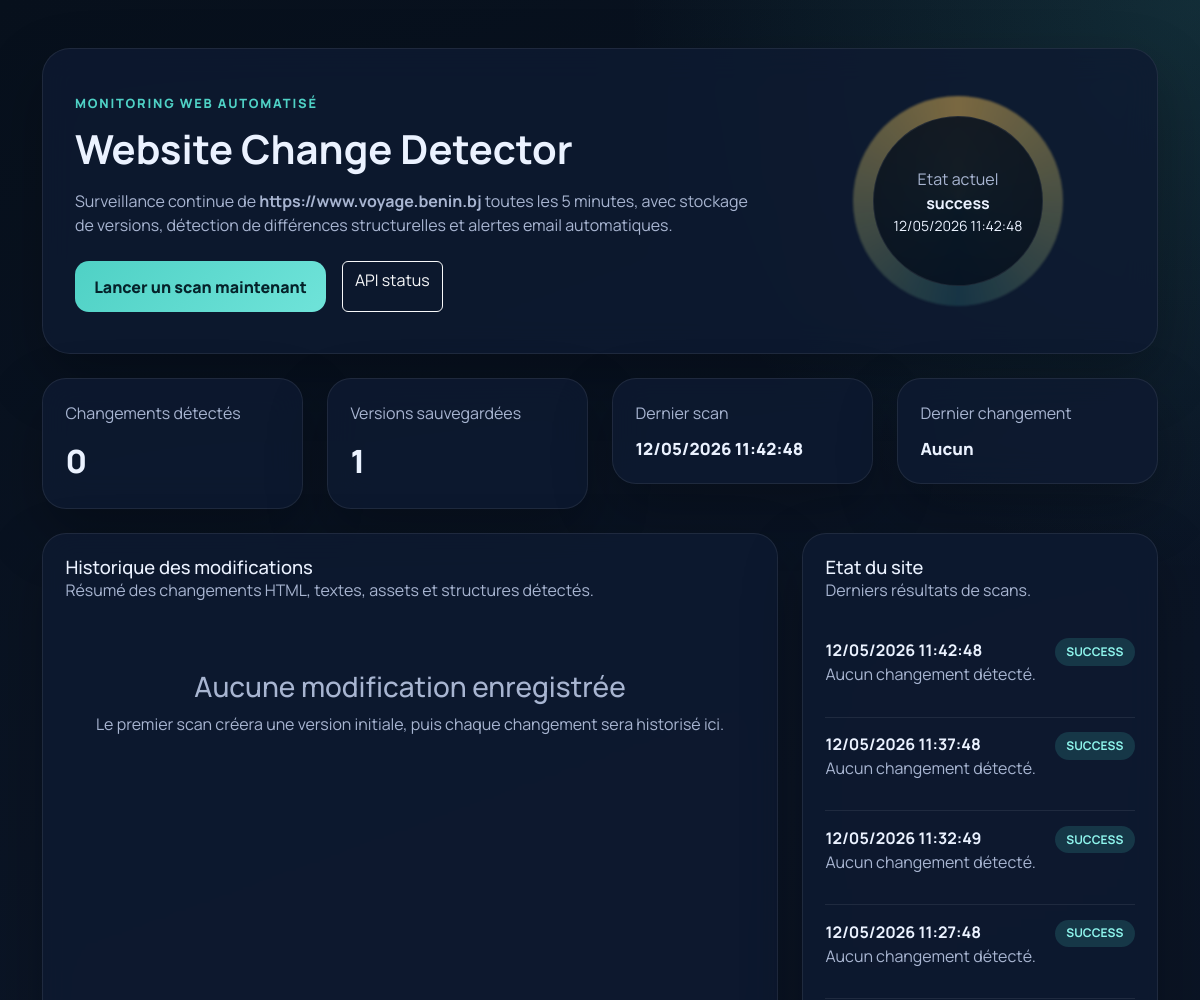
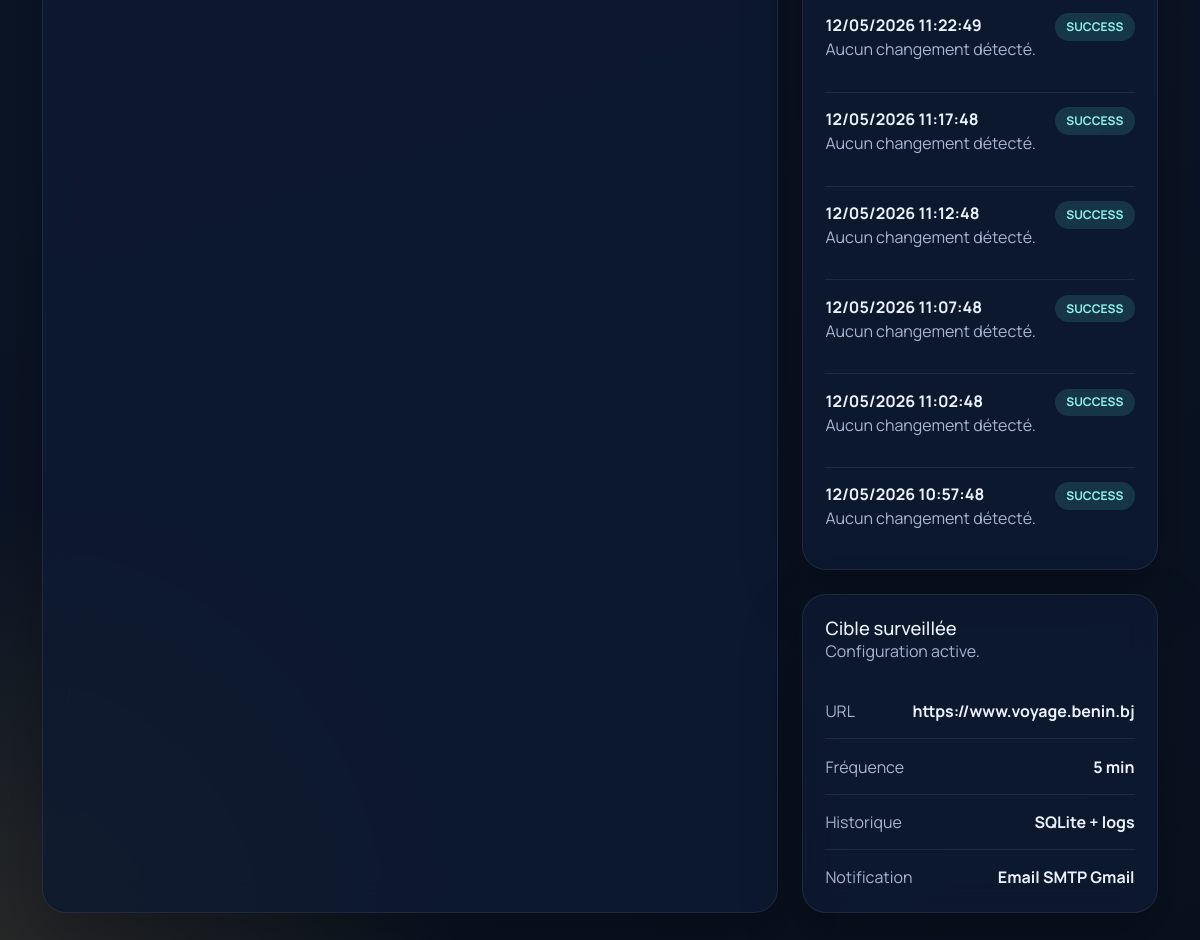
The page / on the database its author committed (2 pictures, top to bottom).
### tables this page shows
CREATE TABLE scans (
    id INTEGER PRIMARY KEY AUTOINCREMENT,
    scanned_at TEXT NOT NULL,
    url TEXT NOT NULL,
    status TEXT NOT NULL,
    message TEXT NOT NULL,
    duration_ms INTEGER NOT NULL,
    version_id INTEGER,
    change_id INTEGER,
    FOREIGN KEY (version_id) REFERENCES versions(id),
    FOREIGN KEY (change_id) REFERENCES changes(id)
);

### app.py (the view)
@app.route("/")
def dashboard():
    with get_db_connection() as connection:
        stats = {
            "total_changes": connection.execute(
                "SELECT COUNT(*) AS count FROM changes"
            ).fetchone()["count"],
            "total_versions": connection.execute(
                "SELECT COUNT(*) AS count FROM versions"
            ).fetchone()["count"],
            "last_scan": connection.execute(
                "SELECT scanned_at, status, message FROM scans ORDER BY id DESC LIMIT 1"
            ).fetchone(),
            "last_change": connection.execute(
                "SELECT detected_at, summary FROM changes ORDER BY id DESC LIMIT 1"
            ).fetchone(),
        }
        recent_changes = connection.execute(
            """
            SELECT id, detected_at, change_types, summary, diff_text, diff_json, url
            FROM changes
            ORDER BY id DESC
            LIMIT 25
            """
        ).fetchall()
        recent_scans = connection.execute(
            """
            SELECT scanned_at, status, message, duration_ms
            FROM scans
            ORDER BY id DESC
            LIMIT 10
            """
        ).fetchall()
    return render_template(
        "dashboard.html",
        stats=stats,
        recent_changes=recent_changes,
        recent_scans=recent_scans,
        target_url=monitor.target_url,
        scan_interval=monitor.scan_interval_minutes,
    )

### app.py (called while the page is built)
def get_db_connection():
    connection = sqlite3.connect(DB_PATH)
    connection.row_factory = sqlite3.Row
    return connection

@app.template_filter("datetimeformat")
def datetimeformat(value):
    if not value:
        return "-"
    parsed = datetime.fromisoformat(value)
    return parsed.strftime("%d/%m/%Y %H:%M:%S")

### templates/dashboard.html (shortened to what this page needs)
{% extends "base.html" %}
{% block content %}
<div class="container py-4 py-lg-5">
    <section class="hero-panel mb-4">
        <div class="row g-4 align-items-center">
            <div class="col-lg-8">
                <span class="eyebrow">Monitoring Web Automatisé</span>
                <h1 class="display-6 fw-bold mb-3">Website Change Detector</h1>
                <p class="hero-copy mb-4">
                    Surveillance continue de <strong>{{ target_url }}</strong> toutes les {{ scan_interval }} minutes,
                    avec stockage de versions, détection de différences structurelles et alertes email automatiques.
                </p>
                <div class="d-flex flex-wrap gap-3">
                    <form action="{{ url_for('scan_now') }}" method="post">
                        <button class="btn btn-scan" type="submit">Lancer un scan maintenant</button>
                    </form>
                    <a class="btn btn-outline-light" href="{{ url_for('api_status') }}" target="_blank" rel="noreferrer">API status</a>
                </div>
            </div>
            <div class="col-lg-4">
                <div class="status-orb">
                    <div class="status-orb__content">
                        <span class="status-label">Etat actuel</span>
                        <strong>{{ stats.last_scan["status"] if stats.last_scan else "idle" }}</strong>
                        <small>{{ stats.last_scan["scanned_at"]|datetimeformat if stats.last_scan else "Jamais scanné" }}</small>
                    </div>
                </div>
            </div>
        </div>
    </section>
    <section class="row g-4 mb-4">
        <div class="col-md-6 col-xl-3">
            <div class="metric-card">
                <span class="metric-card__label">Changements détectés</span>
                <strong class="metric-card__value">{{ stats.total_changes }}</strong>
            </div>
        </div>
        <div class="col-md-6 col-xl-3">
            <div class="metric-card">
                <span class="metric-card__label">Versions sauvegardées</span>
                <strong class="metric-card__value">{{ stats.total_versions }}</strong>
            </div>
        </div>
        <div class="col-md-6 col-xl-3">
            <div class="metric-card">
                <span class="metric-card__label">Dernier scan</span>
                <strong class="metric-card__value metric-card__value--small">
                    {{ stats.last_scan["scanned_at"]|datetimeformat if stats.last_scan else "-" }}
                </strong>
            </div>
        </div>
        <div class="col-md-6 col-xl-3">
            <div class="metric-card">
                <span class="metric-card__label">Dernier changement</span>
                <strong class="metric-card__value metric-card__value--small">
                    {{ stats.last_change["detected_at"]|datetimeformat if stats.last_change else "Aucun" }}
                </strong>
            </div>
        </div>
    </section>
    <section class="row g-4">
        <div class="col-xl-8">
            <div class="panel-card h-100">
                <div class="panel-card__header">
                    <div>
                        <h2>Historique des modifications</h2>
                        <p>Résumé des changements HTML, textes, assets et structures détectés.</p>
                    </div>
                </div>
                {% if recent_changes %}
                    <div class="change-feed">
                        {% for change in recent_changes %}
                            <article class="change-item">
                                <div class="change-item__top">
                                    <div>
                                        <span class="badge bg-primary-subtle text-primary-emphasis">{{ change["change_types"] }}</span>
                                        <h3>{{ change["detected_at"]|datetimeformat }}</h3>
                                    </div>
                                    <button
                                        class="btn btn-sm btn-outline-primary"
                                        type="button"
                                        data-bs-toggle="modal"
                                        data-bs-target="#diffModal"
                                        data-diff="{{ change['diff_text']|e }}"
                                        data-summary="{{ change['summary']|e }}"
                                        data-date="{{ change['detected_at']|datetimeformat }}"
                                    >
                                        Voir le diff
                                    </button>
                                </div>
                                <p class="change-summary">{{ change["summary"] }}</p>
                                <pre class="change-preview">{{ change["diff_text"][:400] }}{% if change["diff_text"]|length > 400 %}...{% endif %}</pre>
                            </article>
                        {% endfor %}
                    </div>
                {% else %}
                    <div class="empty-state">
                        <h3>Aucune modification enregistrée</h3>
                        <p>Le premier scan créera une version initiale, puis chaque changement sera historisé ici.</p>
                    </div>
                {% endif %}
            </div>
        </div>
        <div class="col-xl-4">
            <div class="panel-card mb-4">
                <div class="panel-card__header">
                    <div>
                        <h2>Etat du site</h2>
                        <p>Derniers résultats de scans.</p>
                    </div>
                </div>
                <ul class="scan-list">
                    {% for scan in recent_scans %}
                        <li class="scan-list__item">
                            <div>
                                <strong>{{ scan["scanned_at"]|datetimeformat }}</strong>
                                <p>{{ scan["message"] }}</p>
                            </div>
                            <span class="status-pill status-pill--{{ scan['status'] }}">{{ scan["status"] }}</span>
                        </li>
                    {% endfor %}
                </ul>
            </div>
            <div class="panel-card">
                <div class="panel-card__header">
                    <div>
                        <h2>Cible surveillée</h2>
                        <p>Configuration active.</p>
                    </div>
                </div>
                <div class="config-box">
                    <div class="config-row">
                        <span>URL</span>
                        <strong>{{ target_url }}</strong>
                    </div>
                    <div class="config-row">
                        <span>Fréquence</span>
                        <strong>{{ scan_interval }} min</strong>
                    </div>
                    <div class="config-row">
                        <span>Historique</span>
                        <strong>SQLite + logs</strong>
                    </div>
                    <div class="config-row">
                        <span>Notification</span>
                        <strong>Email SMTP Gmail</strong>
                    </div>
                </div>
            </div>
        </div>
    </section>
</div>
{% endblock %}

### templates/base.html (shortened to what this page needs)
<!DOCTYPE html>
<html lang="fr">
<head>
    <link href="https://cdn.jsdelivr.net/npm/bootstrap@5.3.3/dist/css/bootstrap.min.css" rel="stylesheet">
    <link rel="stylesheet" href="{{ url_for('static', filename='css/style.css') }}">
</head>
<body>
    <div class="page-shell">
        {% block content %}{% endblock %}
    </div>
</body>
</html>

### static/css/style.css (style rules this page uses)
:root { --bg: #09111f; --bg-soft: #101b31; --card: rgba(14, 26, 49, 0.82); --line: rgba(255, 255, 255, 0.08); --text: #ebf2ff; --muted: #a8b5d1; --accent: #4fd1c5; --accent-strong: #12b3a4; --warning: #ffc857; --danger: #ff6b6b; }
body { font-family: "Manrope", sans-serif; background: radial-gradient(circle at top right, rgba(79, 209, 197, 0.14), transparent 25%), radial-gradient(circle at bottom left, rgba(255, 200, 87, 0.12), transparent 20%), linear-gradient(160deg, #07101c 0%, #0b1526 45%, #09111f 100%); color: var(--text); min-height: 100vh; }
.page-shell { min-height: 100vh; }
.hero-panel, .panel-card, .metric-card { background: var(--card); border: 1px solid var(--line); box-shadow: 0 24px 60px rgba(0, 0, 0, 0.25); backdrop-filter: blur(16px); }
.hero-panel { border-radius: 28px; padding: 2rem; }
.eyebrow { display: inline-block; margin-bottom: 0.75rem; font-size: 0.8rem; font-weight: 800; letter-spacing: 0.14em; text-transform: uppercase; color: var(--accent); }
.hero-copy { color: var(--muted); max-width: 760px; }
.btn-scan { background: linear-gradient(135deg, var(--accent), #6fe3d9); color: #05222a; font-weight: 800; border: none; border-radius: 14px; padding: 0.85rem 1.2rem; }
.status-orb { position: relative; display: grid; place-items: center; min-height: 240px; }
.status-orb__content { position: relative; z-index: 1; width: 170px; height: 170px; border-radius: 50%; background: rgba(6, 16, 31, 0.88); border: 1px solid rgba(255, 255, 255, 0.08); display: flex; flex-direction: column; justify-content: center; align-items: center; text-align: center; }
.status-label, .metric-card__label, .panel-card__header p, .scan-list__item p, .config-row span, .modal-subtitle { color: var(--muted); }
.metric-card, .panel-card { border-radius: 24px; padding: 1.4rem; }
.metric-card__value { display: block; margin-top: 0.75rem; font-size: 2rem; font-weight: 800; }
.metric-card__value--small { font-size: 1.05rem; line-height: 1.4; }
.panel-card__header { display: flex; justify-content: space-between; gap: 1rem; margin-bottom: 1.25rem; }
.panel-card__header h2 { font-size: 1.15rem; margin: 0; }
.scan-list { list-style: none; padding: 0; margin: 0; display: grid; gap: 0.9rem; }
.scan-list__item { display: flex; justify-content: space-between; gap: 1rem; align-items: start; padding-bottom: 0.9rem; border-bottom: 1px solid var(--line); }
.scan-list__item:last-child { border-bottom: none; padding-bottom: 0; }
.status-pill { padding: 0.3rem 0.7rem; border-radius: 999px; font-size: 0.75rem; font-weight: 700; text-transform: uppercase; }
.status-pill--success { background: rgba(79, 209, 197, 0.16); color: #8ff6ed; }
.config-box { display: grid; gap: 0.95rem; }
.config-row { display: flex; justify-content: space-between; gap: 1rem; padding-bottom: 0.95rem; border-bottom: 1px solid var(--line); }
.config-row:last-child { border-bottom: none; padding-bottom: 0; }
.empty-state { padding: 2rem 1rem; text-align: center; color: var(--muted); }

### rows shown on the page
scans: status "success", last_scan.scanned_at "12/05/2026 11:42:48", scanned_at "12/05/2026 11:42:48", message "Aucun changement détecté.", status "SUCCESS"
scans: scanned_at "12/05/2026 11:37:48", message "Aucun changement détecté.", status "SUCCESS"
scans: scanned_at "12/05/2026 11:32:49", message "Aucun changement détecté.", status "SUCCESS"
scans: scanned_at "12/05/2026 11:27:48", message "Aucun changement détecté.", status "SUCCESS"
scans: scanned_at "12/05/2026 11:22:49", message "Aucun changement détecté.", status "SUCCESS"
scans: scanned_at "12/05/2026 11:17:48", message "Aucun changement détecté.", status "SUCCESS"
scans: scanned_at "12/05/2026 11:12:48", message "Aucun changement détecté.", status "SUCCESS"
scans: scanned_at "12/05/2026 11:07:48", message "Aucun changement détecté.", status "SUCCESS"
scans: scanned_at "12/05/2026 11:02:48", message "Aucun changement détecté.", status "SUCCESS"
scans: scanned_at "12/05/2026 10:57:48", message "Aucun changement détecté.", status "SUCCESS"

### other values the page prints
{{ target_url }} "https://www.voyage.benin.bj"
{{ scan_interval }} "5"
{{ stats.total_changes }} "0"
{{ stats.total_versions }} "1"
